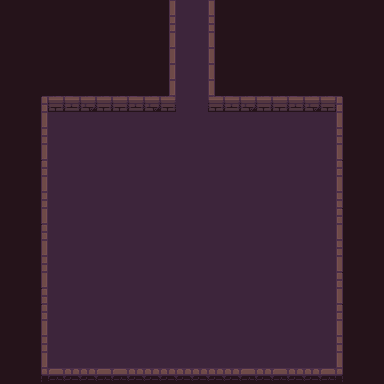

A level layout from a 2D game, rendered from its tile map. Below: a short description, then the map file with tile-grid data replaced by summaries:
An orthogonal 24x24 tile map with 16x16 px tiles, 4 tile layers (background, road, wall, item), 1 hidden layer not drawn, 3 tilesets.

<map version="1.2" tiledversion="1.3.1" orientation="orthogonal" renderorder="right-down" compressionlevel="0" width="24" height="24" tilewidth="16" tileheight="16" infinite="0" nextlayerid="7" nextobjectid="1">
 <tileset firstgid="1" name="Dungeon_Tileset" tilewidth="16" tileheight="16" tilecount="100" columns="10">
  <image source="Dungeon_Tileset.png" width="160" height="160" />
 </tileset>
 <tileset firstgid="101" name="flag" tilewidth="16" tileheight="16" tilecount="4" columns="4">
  <image source="flag.png" width="64" height="16" />
  <tile id="0">
   <animation>
    <frame tileid="3" duration="200" />
    <frame tileid="2" duration="200" />
    <frame tileid="1" duration="200" />
    <frame tileid="0" duration="200" />
   </animation>
  </tile>
 </tileset>
 <tileset firstgid="105" name="torch" tilewidth="16" tileheight="16" tilecount="4" columns="4">
  <image source="torch.png" width="64" height="16" />
  <tile id="0">
   <animation>
    <frame tileid="3" duration="200" />
    <frame tileid="2" duration="200" />
    <frame tileid="1" duration="200" />
    <frame tileid="0" duration="200" />
   </animation>
  </tile>
 </tileset>
 <layer id="1" name="background" width="24" height="24">
  <data>[576 cells, 576 non-empty, 1 distinct tile ids]</data>
 </layer>
 <layer id="5" name="road" width="24" height="24">
  <data>[576 cells, 302 non-empty, 1 distinct tile ids]</data>
 </layer>
 <layer id="3" name="wall" width="24" height="24">
  <data>[576 cells, 82 non-empty, 18 distinct tile ids]</data>
 </layer>
 <layer id="4" name="item" width="24" height="24">
  <data>[576 cells, 0 non-empty, 0 distinct tile ids]</data>
 </layer>
 <layer id="6" name="smog" width="24" height="24" visible="0">
  <data>[576 cells, 576 non-empty, 1 distinct tile ids]</data>
 </layer>
</map>
